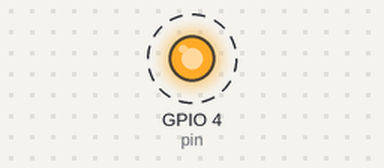
This program was run on a simulated Raspberry Pi (BCM pin numbers). Parts: output pins drawn as LEDs (lit = HIGH). Dashed ring = blinking. At 40.0 s the program stops and its outputs stay as they are.

Above: at 0.5 s.
Timing chart, 0 to 4.6 s (numbered marks = the images above):
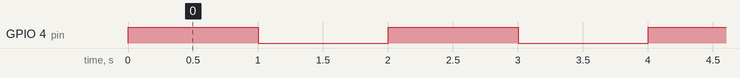

The program:

blinky.py
```python
import RPi.GPIO as GPIO
import time

pin = 4
GPIO.setmode(GPIO.BCM)
GPIO.setup(pin,GPIO.OUT)

for i in range(0,20):
	GPIO.output(pin,GPIO.HIGH)
	time.sleep(1)
	GPIO.output(pin,GPIO.LOW)
	time.sleep(1)

GPIO.cleanup()
```

Measured:
- by itself, GPIO 4 (pin): alternates HIGH for 1.0 s and LOW for 1.0 s, 40 changes in all, then stays LOW
